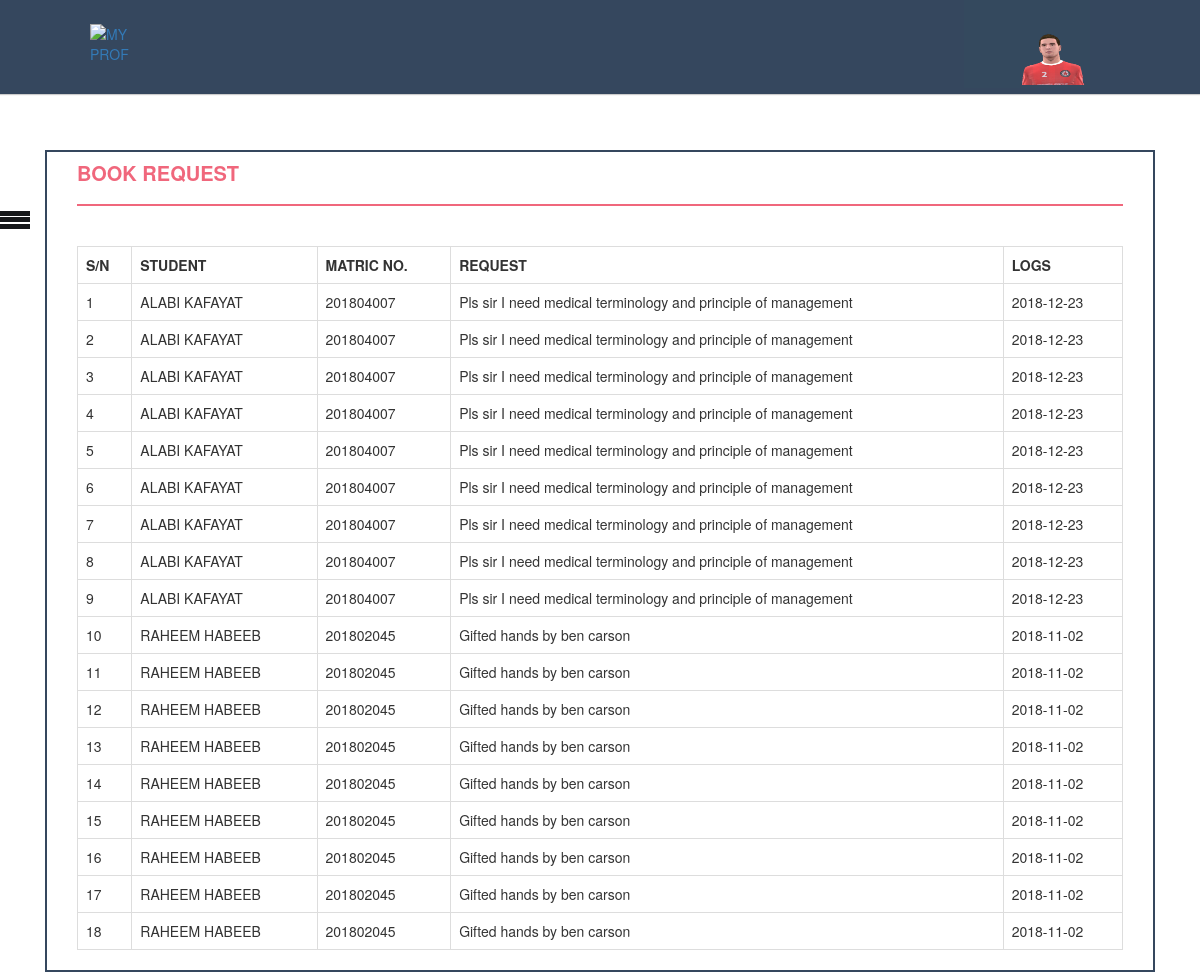
Page /admin/adminviewreq.php (signed in) on the committed database.
### tables this page shows
CREATE TABLE `students` (
  `stdId` int(11) NOT NULL,
  `firstname` varchar(255) NOT NULL,
  `middlename` varchar(255) NOT NULL,
  `lastname` varchar(255) NOT NULL,
  `email` varchar(255) NOT NULL,
  `phone` varchar(255) NOT NULL,
  `stdaddress` varchar(255) NOT NULL,
  `state` varchar(255) NOT NULL,
  `lga` varchar(255) NOT NULL,
  `gender` varchar(255) NOT NULL,
  `dob` varchar(255) NOT NULL,
  `religion` varchar(255) NOT NULL,
  `maritalstatus` varchar(255) NOT NULL,
  `faculty` varchar(255) NOT NULL,
  `dept` varchar(255) NOT NULL,
  `discipline` varchar(255) NOT NULL,
  `level` varchar(255) NOT NULL,
  `matricno` varchar(255) NOT NULL,
  `password` varchar(255) NOT NULL,
  `nokname` varchar(255) NOT NULL,
  `nokphone` varchar(255) NOT NULL,
  `nokaddress` varchar(255) NOT NULL,
  `user_status` varchar(255) NOT NULL,
  `user_type` varchar(255) NOT NULL,
  `regdate` date NOT NULL,
  `picture` varchar(255) NOT NULL
);

CREATE TABLE `request` (
  `id` int(11) NOT NULL,
  `matricno` varchar(255) NOT NULL,
  `MES` text NOT NULL,
  `LOGS` date NOT NULL,
  `status` varchar(255) NOT NULL,
  `name` varchar(255) NOT NULL,
  `username` varchar(255) NOT NULL
);

### admin/adminviewreq.php (the view, shortened to what this page needs)
<?php include("includes/bkheader.php"); ?>
<?php include("includes/functions.php"); ?>
<?php include("includes/adminHead.php"); ?>
 <?php include("includes/adminMenu.php"); ?>
   <h4 class="page-head-line">Book Request</h4>
    <?php
        $sql=mysqli_query($connection,"SELECT students.*, request.*  from students inner JOIN request on students.matricno= request.matricno;");
        if(mysqli_num_rows($sql) > 0)
        {
            echo "<table  class='table table-bordered'>";
                    echo "<tr>";
                        echo "<th>S/N</th>";
                        echo "<th>STUDENT</th>";
                        echo "<th>MATRIC NO.</th>";
                        echo "<th>REQUEST</th>";
                        echo "<th>LOGS</th>";
                    echo "</tr>";
                    $i=0;
                while($row=mysqli_fetch_array($sql))
                {
                    $i++;
                    echo "<tr>";
                    echo "<td>{$i}</td>";
                    echo "<td>{$row["firstname"]}  {$row["middlename"]}</td>";
                     echo "<td>{$row["matricno"]}</td>";
                    echo "<td>{$row["MES"]}</td>";
                    echo "<td>{$row["LOGS"]}</td>";
                    echo "</tr>";
                }
            echo "</table>";
        }
        else
        {
            echo "<p class='error'>No Book Record Found</p>";
        }
    ?>
                </div>
          </div>
 <?php require("includes/footer.php"); ?>

### admin/includes/adminHead.php (shortened to what this page needs)
<div class="userheader">
<a href="index.php"><img src="https://www.depotterhealthtech.sch.ng/admin/images/logo.png" class="img-responsive" alt="MY PROFILE" width="40" height="40"></a>
 <div class="dropdown">
  <button class="dropbtn">
  <?php
    $username=$_SESSION['username'];
    $select_profile="SELECT * FROM admin WHERE username='$username'";
    $result=mysqli_query($connection,$select_profile);
    while($data=mysqli_fetch_array($result)){
    $picture=$data['picture'];
    echo "<br/>";
  echo "<img src='$picture' alt=\"My profile picture\" width='70' height='70' >";
 }
?>
  </button>
</div>
</div>

### admin/studentstyle.css (style rules this page uses)
* { box-sizing: border-box; }
html, body { padding: 0px; margin: 0px; height: 100%; }
.page-head-line { font-weight: 900; padding-bottom: 20px; border-bottom: 2px solid #F0677C; text-transform: uppercase; color: #F0677C; font-size: 20px; margin-bottom: 40px; }
.userheader { background-color: #35475e; box-shadow:0 1px 1px #ccc; padding: 20px 40px; height: 100px; color: #ffffff; box-sizing: border-box; top: -6px; position: fixed; width:100%; z-index: 10; -webkit-transition:top 0.3s; transition:top 0.3s; }
.userheader .dropbtn { background-color: #34495e; color: white; padding: 3px; font-size: 16px; border: none; }
.userheader .dropdown { position: relative; display: inline-block; float: right; margin-top: -20px; margin-right: 70px; }
.userheader .dropdown img { width: 70px; height: 85px; }
.userheader img { float: left; margin-left: 50px; margin-top: -20px; padding-top: 30px; }
.userheader .dropdown img { position: relative; padding-top : -10px; width: 70px; }

### rows in the picture
students: firstname "ALABI", middlename "KAFAYAT", request.matricno "201804007", request.MES "Pls sir I need medical terminology and principle of management", request.LOGS "2018-12-23"
students: firstname "RAHEEM", middlename "HABEEB", request.matricno "201802045", request.MES "Gifted hands by ben carson", request.LOGS "2018-11-02"
